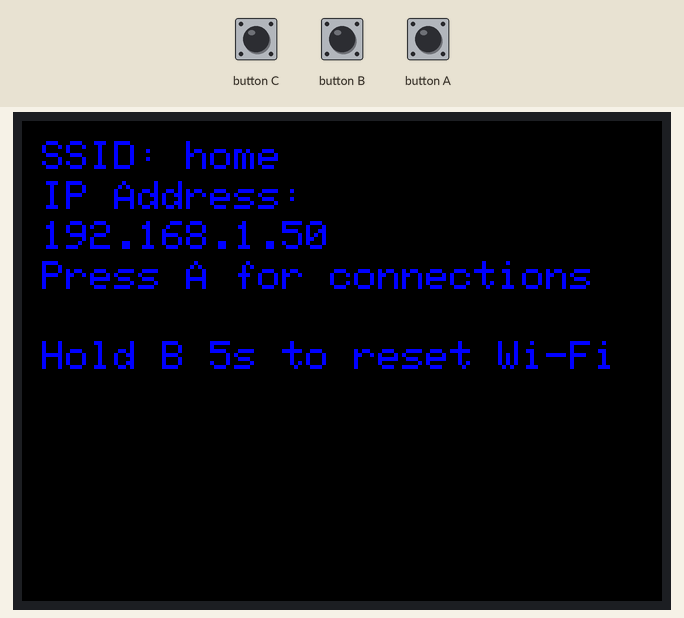
Recording of a sketch running on a simulated ESP32. Parts: 320×240 colour display. Inputs (shaded band) come from the test bench. WiFi joins after 1.5 s; servers stay silent unless stated.

Above: at 2.9 s.
3.0 s: button A pressed for 0.15 s
At 3.4 s:
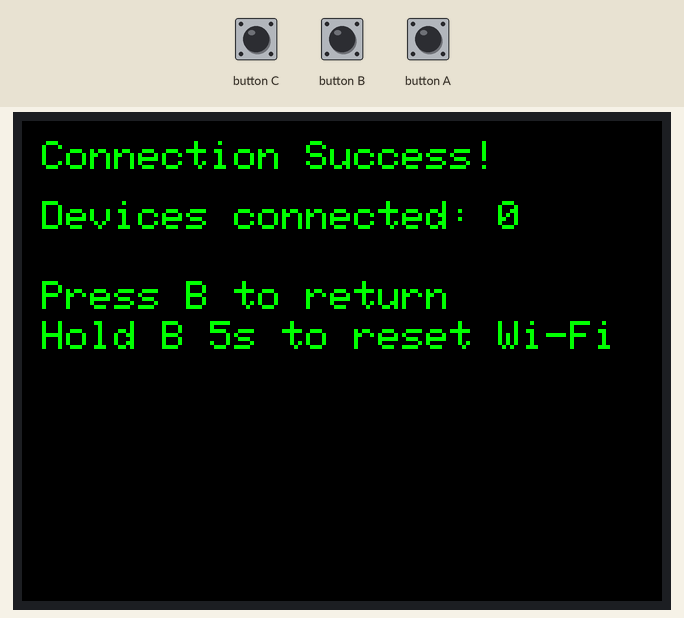
4.6 s: button B pressed for 0.15 s
At 5.8 s:
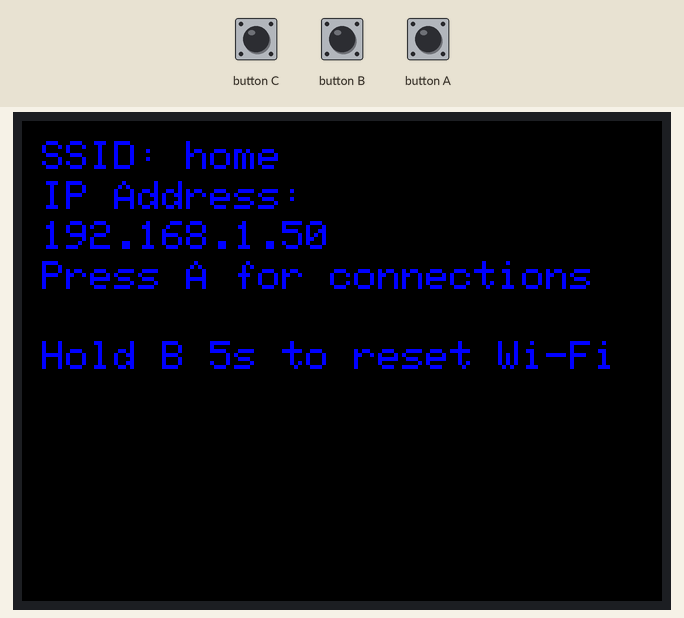
6.2 s: button A pressed for 1 s
At 7.1 s:
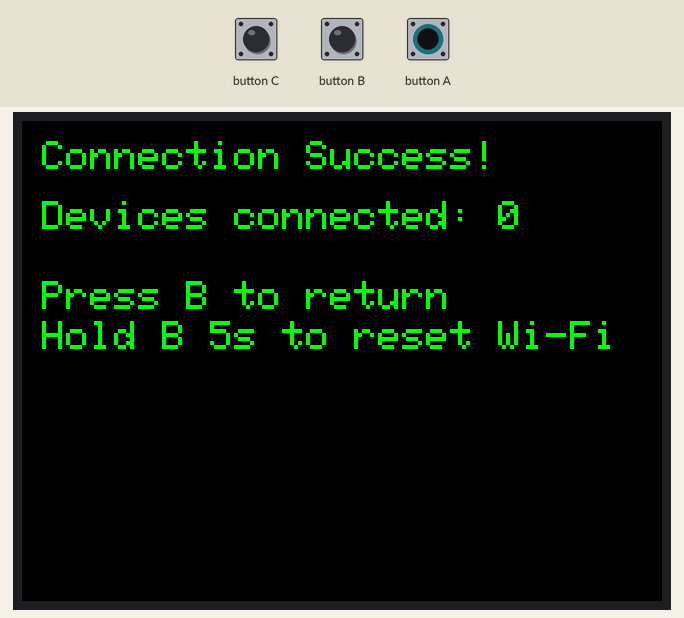
8.7 s: button B pressed for 1 s
At 10.2 s:
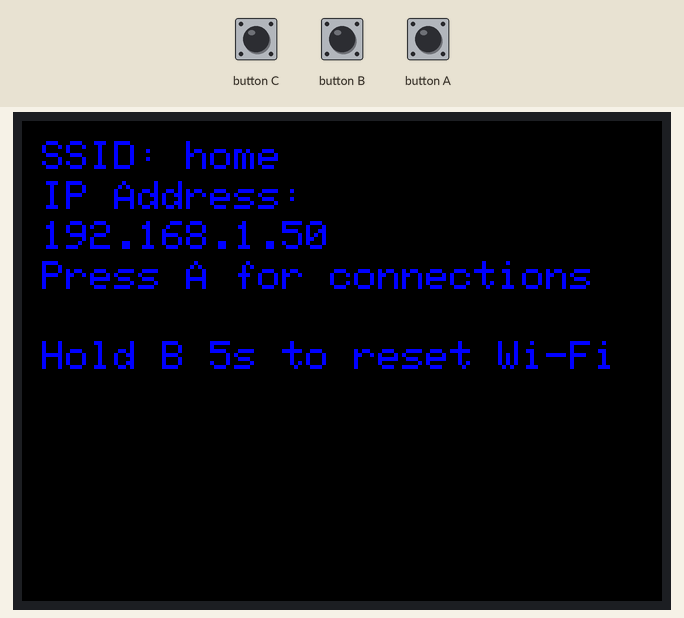
Timing chart, 0 to 11.7 s (numbered marks = the images above; inputs shaded):
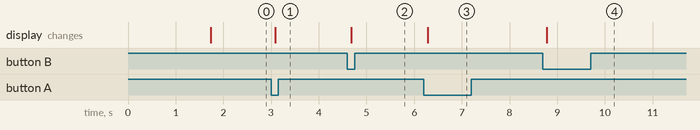

The sketch:

WIFI.ino
```cpp
#include <M5Unified.h>
#include <WiFiManager.h>

bool showConnectionInfo = false;
WiFiManager wifiManager;

void setup() {
  auto cfg = M5.config();
  cfg.external_imu = false;
  M5.begin(cfg);

  M5.Display.setRotation(1);

  // 尝试自动连接 Wi-Fi，若失败则启动 AP 模式
  if (!wifiManager.autoConnect("STICK_456")) {
    M5.Display.println("Failed to connect to Wi-Fi");
    ESP.restart();
  }

  displayWiFiInfo();
}

void loop() {
  M5.update();

  // 按下 A 按钮显示连接信息
  if (M5.BtnA.wasPressed()) {
    showConnectionInfo = true;
    displayConnectionInfo();
  }

  // 按下 B 按钮返回 Wi-Fi 信息
  if (M5.BtnB.wasPressed() && !M5.BtnB.pressedFor(5000)) {
    showConnectionInfo = false;
    displayWiFiInfo();
  }

  // 长按 B 按钮 5 秒重置 Wi-Fi
  if (M5.BtnB.pressedFor(5000)) {
    resetWiFiAndReconnect();
  }
}

// 显示 Wi-Fi 的 SSID 和 IP 地址
void displayWiFiInfo() {
  M5.Display.fillScreen(BLACK);
  M5.Display.setTextColor(TFT_BLUE);
  M5.Display.setTextSize(2);

  M5.Display.setCursor(10, 10);
  M5.Display.println("SSID: " + WiFi.SSID());

  M5.Display.setCursor(10, 30);
  M5.Display.println("IP Address: ");
  M5.Display.setCursor(10, 50);
  M5.Display.println(WiFi.localIP());

  M5.Display.setCursor(10, 70);
  M5.Display.println("Press A for connections");
  M5.Display.setCursor(10, 110);
  M5.Display.println("Hold B 5s to reset Wi-Fi");
}

// 显示连接信息
void displayConnectionInfo() {
  M5.Display.fillScreen(BLACK);
  M5.Display.setTextColor(TFT_GREEN);
  M5.Display.setTextSize(2);

  M5.Display.setCursor(10, 10);
  M5.Display.println("Connection Success!");

  int numClients = WiFi.softAPgetStationNum();
  M5.Display.setCursor(10, 40);
  M5.Display.println("Devices connected: " + String(numClients));

  M5.Display.setCursor(10, 80);
  M5.Display.println("Press B to return");
  M5.Display.setCursor(10, 100);
  M5.Display.println("Hold B 5s to reset Wi-Fi");
}

// 重置 Wi-Fi 设置并重新连接
void resetWiFiAndReconnect() {
  M5.Display.fillScreen(BLACK);
  M5.Display.setTextColor(TFT_RED);
  M5.Display.setCursor(10, 10);
  M5.Display.println("Resetting Wi-Fi...");

  wifiManager.resetSettings(); // 清除保存的 Wi-Fi 设置
  delay(1000);

  ESP.restart(); // 重启设备进入配置模式
}
```

Measured:
- after the input at 3.0 s, the display: changes after 0.09 s (image 1)
- after the input at 4.6 s, the display: changes after 0.09 s (image 2)
- after the input at 6.2 s, the display: changes after 0.09 s (image 3)
- after the input at 8.7 s, the display: changes after 0.09 s (image 4)
